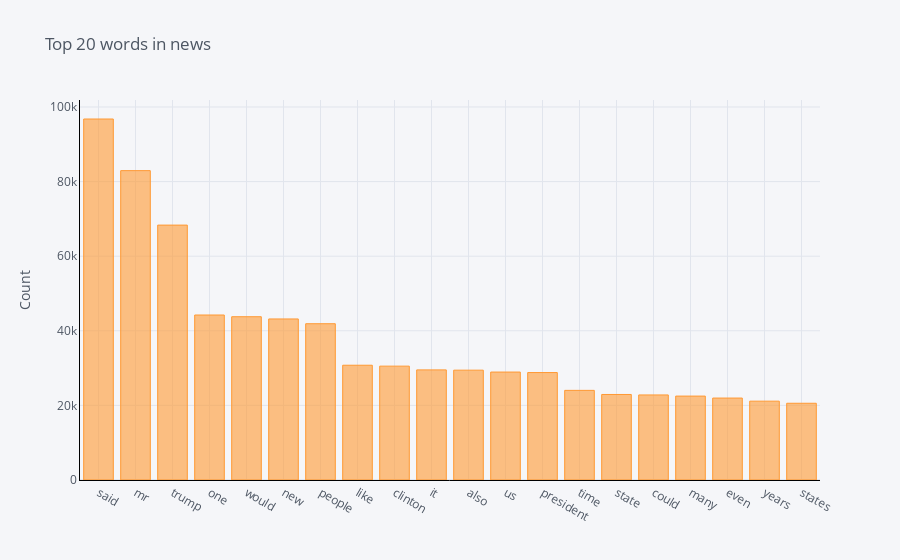

Notebook code for this chart:
### Code cell
#Function to get top n words
def get_top_n_words(corpus, n=None):
    vec = CountVectorizer().fit(corpus)
    bag_of_words = vec.transform(corpus)
    sum_words = bag_of_words.sum(axis=0) 
    words_freq = [(word, sum_words[0, idx]) for word, idx in vec.vocabulary_.items()]
    words_freq =sorted(words_freq, key = lambda x: x[1], reverse=True)
    return words_freq[:n]

#Calling function and return only top 20 words
common_words = get_top_n_words(clean_df['news'], 20)

#Printing the word and frequency
for word, freq in common_words:
    print(word, freq)

#Creating the dataframe of word and frequency
df1 = pd.DataFrame(common_words, columns = ['news' , 'count'])

#Group by words and plot the sum
df1.groupby('news').sum()['count'].sort_values(ascending=False).iplot(
    kind='bar', yTitle='Count', linecolor='black', title='Top 20 words in news')

### Figure 1 — Plotly figure (JSON) as saved in the notebook; plotly's stock layout.template omitted (floating-point values rounded to 4 significant figures)
{"data": [{"marker": {"color": "rgba(255, 153, 51, 0.6)", "line": {"color": "rgba(255, 153, 51, 1.0)", "width": 1}}, "name": "count", "orientation": "v", "text": "", "x": ["said", "mr", "trump", "one", "would", "new", "people", "like", "clinton", "it", "also", "us", "president", "time", "state", "could", "many", "even", "years", "states"], "y": [96779, 82937, 68335, 44231, 43770, 43172, 41895, 30768, 30526, 29519, 29446, 28939, 28802, 24028, 22926, 22800, 22498, 21969, 21134, 20574], "type": "bar"}], "layout": {"legend": {"bgcolor": "#F5F6F9", "font": {"color": "#4D5663"}}, "paper_bgcolor": "#F5F6F9", "plot_bgcolor": "#F5F6F9", "title": {"font": {"color": "#4D5663"}, "text": "Top 20 words in news"}, "xaxis": {"gridcolor": "#E1E5ED", "linecolor": "black", "showgrid": true, "tickfont": {"color": "#4D5663"}, "title": {"font": {"color": "#4D5663"}, "text": ""}, "zerolinecolor": "#E1E5ED"}, "yaxis": {"gridcolor": "#E1E5ED", "linecolor": "black", "showgrid": true, "tickfont": {"color": "#4D5663"}, "title": {"font": {"color": "#4D5663"}, "text": "Count"}, "zerolinecolor": "#E1E5ED"}}}
